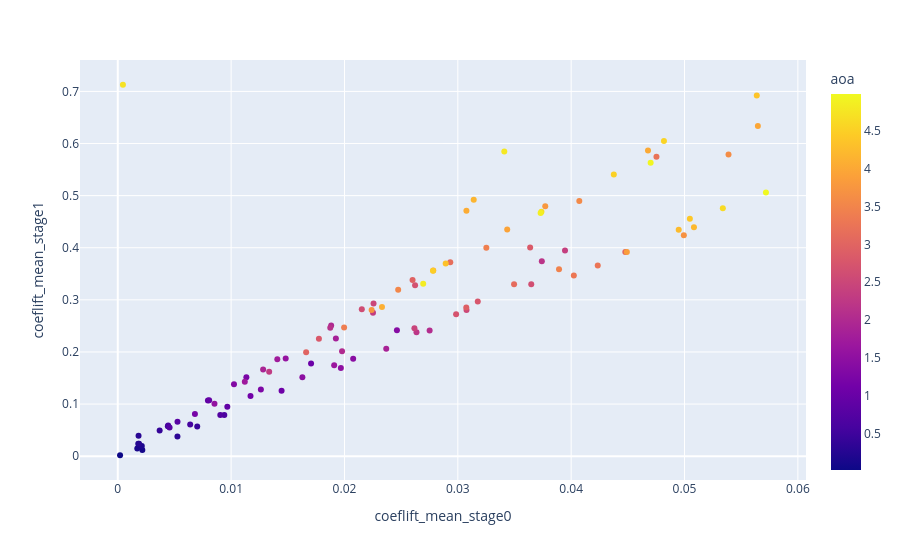

Notebook cell for this chart:
### Code cell
import plotly.express as px
fig = px.scatter(
    df_post,
    x='coeflift_mean_stage0',
    y='coeflift_mean_stage1',
    color='aoa',
    hover_data=['case_idx', 'mach', 'dataset']
)
fig.show()
